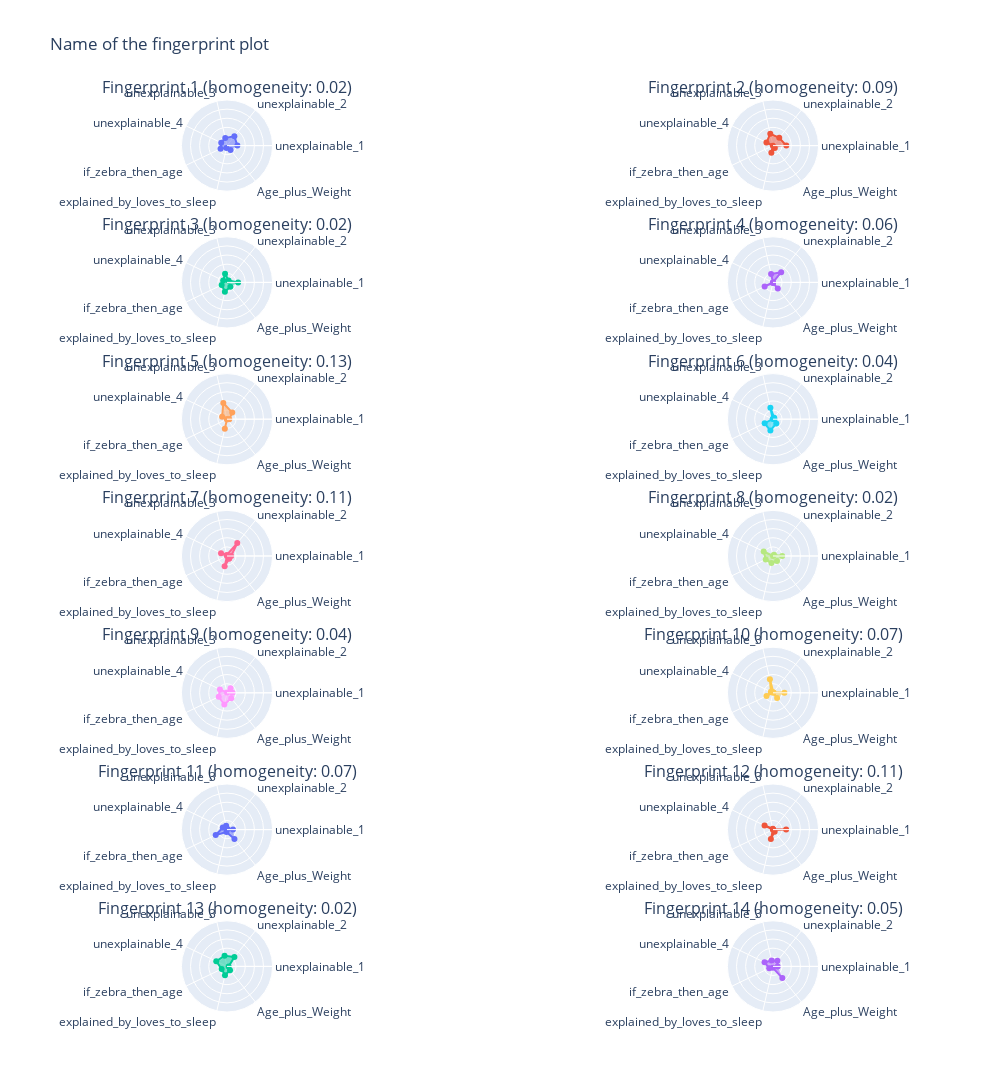

Notebook code for this chart:
### Code cell
observable_patterns_result['spider_plots']

### Figure 1 — Plotly figure (JSON) as saved in the notebook; plotly's stock layout.template omitted (floating-point values rounded to 4 significant figures)
{"data": [{"fill": "toself", "r": [0.2274, 0.2595, 0.1736, 0.1415, 0.1571, 0.05353, 0.1252], "subplot": "polar", "theta": ["unexplainable_1", "unexplainable_2", "unexplainable_3", "unexplainable_4", "if_zebra_then_age", "explained_by_loves_to_sleep", "Age_plus_Weight"], "type": "scatterpolar"}, {"fill": "toself", "r": [0.2926, 0.2193, 0.2671, 0.1595, 0.003585, 0.1626, 0.06446], "subplot": "polar2", "theta": ["unexplainable_1", "unexplainable_2", "unexplainable_3", "unexplainable_4", "if_zebra_then_age", "explained_by_loves_to_sleep", "Age_plus_Weight"], "type": "scatterpolar"}, {"fill": "toself", "r": [0.2438, 0.05585, 0.1926, 0.0935, 0.1308, 0.2084, 0.1194], "subplot": "polar3", "theta": ["unexplainable_1", "unexplainable_2", "unexplainable_3", "unexplainable_4", "if_zebra_then_age", "explained_by_loves_to_sleep", "Age_plus_Weight"], "type": "scatterpolar"}, {"fill": "toself", "r": [0, 0.2875, 0.189, 0, 0.2042, 0.01323, 0.1684], "subplot": "polar4", "theta": ["unexplainable_1", "unexplainable_2", "unexplainable_3", "unexplainable_4", "if_zebra_then_age", "explained_by_loves_to_sleep", "Age_plus_Weight"], "type": "scatterpolar"}, {"fill": "toself", "r": [0.04955, 0.1848, 0.3648, 0.119, 0, 0.213, 0], "subplot": "polar5", "theta": ["unexplainable_1", "unexplainable_2", "unexplainable_3", "unexplainable_4", "if_zebra_then_age", "explained_by_loves_to_sleep", "Age_plus_Weight"], "type": "scatterpolar"}, {"fill": "toself", "r": [0.03208, 0.04182, 0.2563, 0.008673, 0.2036, 0.2563, 0.1171], "subplot": "polar6", "theta": ["unexplainable_1", "unexplainable_2", "unexplainable_3", "unexplainable_4", "if_zebra_then_age", "explained_by_loves_to_sleep", "Age_plus_Weight"], "type": "scatterpolar"}, {"fill": "toself", "r": [0.09164, 0.3615, 0.02417, 0.1453, 0.0004902, 0.2329, 0.07727], "subplot": "polar7", "theta": ["unexplainable_1", "unexplainable_2", "unexplainable_3", "unexplainable_4", "if_zebra_then_age", "explained_by_loves_to_sleep", "Age_plus_Weight"], "type": "scatterpolar"}, {"fill": "toself", "r": [0.2014, 0.03535, 0, 0.2269, 0.177, 0.1549, 0.142], "subplot": "polar8", "theta": ["unexplainable_1", "unexplainable_2", "unexplainable_3", "unexplainable_4", "if_zebra_then_age", "explained_by_loves_to_sleep", "Age_plus_Weight"], "type": "scatterpolar"}, {"fill": "toself", "r": [0.1224, 0.1254, 0.004868, 0.1724, 0.2009, 0.2636, 0.1499], "subplot": "polar9", "theta": ["unexplainable_1", "unexplainable_2", "unexplainable_3", "unexplainable_4", "if_zebra_then_age", "explained_by_loves_to_sleep", "Age_plus_Weight"], "type": "scatterpolar"}, {"fill": "toself", "r": [0.2503, 0.01454, 0.3053, 0.05096, 0.1574, 0, 0.1441], "subplot": "polar10", "theta": ["unexplainable_1", "unexplainable_2", "unexplainable_3", "unexplainable_4", "if_zebra_then_age", "explained_by_loves_to_sleep", "Age_plus_Weight"], "type": "scatterpolar"}, {"fill": "toself", "r": [0.1318, 0.01889, 0.08442, 0.1022, 0.2756, 0.05462, 0.2615], "subplot": "polar11", "theta": ["unexplainable_1", "unexplainable_2", "unexplainable_3", "unexplainable_4", "if_zebra_then_age", "explained_by_loves_to_sleep", "Age_plus_Weight"], "type": "scatterpolar"}, {"fill": "toself", "r": [0.288, 0, 0.01693, 0.2056, 0.0003023, 0.2089, 0.05792], "subplot": "polar12", "theta": ["unexplainable_1", "unexplainable_2", "unexplainable_3", "unexplainable_4", "if_zebra_then_age", "explained_by_loves_to_sleep", "Age_plus_Weight"], "type": "scatterpolar"}, {"fill": "toself", "r": [0.03552, 0.2611, 0.2408, 0.2614, 0.1306, 0.1979, 0.1062], "subplot": "polar13", "theta": ["unexplainable_1", "unexplainable_2", "unexplainable_3", "unexplainable_4", "if_zebra_then_age", "explained_by_loves_to_sleep", "Age_plus_Weight"], "type": "scatterpolar"}, {"fill": "toself", "r": [0.1031, 0.1555, 0.1338, 0.2059, 0.09283, 0.02862, 0.328], "subplot": "polar14", "theta": ["unexplainable_1", "unexplainable_2", "unexplainable_3", "unexplainable_4", "if_zebra_then_age", "explained_by_loves_to_sleep", "Age_plus_Weight"], "type": "scatterpolar"}], "layout": {"annotations": [{"font": {"size": 16}, "showarrow": false, "text": "Fingerprint 1 (homogeneity: 0.02)", "x": 0.175, "xanchor": "center", "xref": "paper", "y": 1, "yanchor": "bottom", "yref": "paper"}, {"font": {"size": 16}, "showarrow": false, "text": "Fingerprint 2 (homogeneity: 0.09)", "x": 0.825, "xanchor": "center", "xref": "paper", "y": 1, "yanchor": "bottom", "yref": "paper"}, {"font": {"size": 16}, "showarrow": false, "text": "Fingerprint 3 (homogeneity: 0.02)", "x": 0.175, "xanchor": "center", "xref": "paper", "y": 0.85, "yanchor": "bottom", "yref": "paper"}, {"font": {"size": 16}, "showarrow": false, "text": "Fingerprint 4 (homogeneity: 0.06)", "x": 0.825, "xanchor": "center", "xref": "paper", "y": 0.85, "yanchor": "bottom", "yref": "paper"}, {"font": {"size": 16}, "showarrow": false, "text": "Fingerprint 5 (homogeneity: 0.13)", "x": 0.175, "xanchor": "center", "xref": "paper", "y": 0.7, "yanchor": "bottom", "yref": "paper"}, {"font": {"size": 16}, "showarrow": false, "text": "Fingerprint 6 (homogeneity: 0.04)", "x": 0.825, "xanchor": "center", "xref": "paper", "y": 0.7, "yanchor": "bottom", "yref": "paper"}, {"font": {"size": 16}, "showarrow": false, "text": "Fingerprint 7 (homogeneity: 0.11)", "x": 0.175, "xanchor": "center", "xref": "paper", "y": 0.55, "yanchor": "bottom", "yref": "paper"}, {"font": {"size": 16}, "showarrow": false, "text": "Fingerprint 8 (homogeneity: 0.02)", "x": 0.825, "xanchor": "center", "xref": "paper", "y": 0.55, "yanchor": "bottom", "yref": "paper"}, {"font": {"size": 16}, "showarrow": false, "text": "Fingerprint 9 (homogeneity: 0.04)", "x": 0.175, "xanchor": "center", "xref": "paper", "y": 0.4, "yanchor": "bottom", "yref": "paper"}, {"font": {"size": 16}, "showarrow": false, "text": "Fingerprint 10 (homogeneity: 0.07)", "x": 0.825, "xanchor": "center", "xref": "paper", "y": 0.4, "yanchor": "bottom", "yref": "paper"}, {"font": {"size": 16}, "showarrow": false, "text": "Fingerprint 11 (homogeneity: 0.07)", "x": 0.175, "xanchor": "center", "xref": "paper", "y": 0.25, "yanchor": "bottom", "yref": "paper"}, {"font": {"size": 16}, "showarrow": false, "text": "Fingerprint 12 (homogeneity: 0.11)", "x": 0.825, "xanchor": "center", "xref": "paper", "y": 0.25, "yanchor": "bottom", "yref": "paper"}, {"font": {"size": 16}, "showarrow": false, "text": "Fingerprint 13 (homogeneity: 0.02)", "x": 0.175, "xanchor": "center", "xref": "paper", "y": 0.1, "yanchor": "bottom", "yref": "paper"}, {"font": {"size": 16}, "showarrow": false, "text": "Fingerprint 14 (homogeneity: 0.05)", "x": 0.825, "xanchor": "center", "xref": "paper", "y": 0.1, "yanchor": "bottom", "yref": "paper"}], "height": 3500, "paper_bgcolor": "rgba(0, 0, 0, 0)", "plot_bgcolor": "rgba(0, 0, 0, 0)", "polar": {"domain": {"x": [0, 0.35], "y": [0.9, 1]}, "radialaxis": {"range": [0, 1], "showticklabels": false, "visible": true}}, "polar10": {"domain": {"x": [0.65, 1.0], "y": [0.3, 0.4]}, "radialaxis": {"range": [0, 1], "showticklabels": false, "visible": true}}, "polar11": {"domain": {"x": [0, 0.35], "y": [0.15, 0.25]}, "radialaxis": {"range": [0, 1], "showticklabels": false, "visible": true}}, "polar12": {"domain": {"x": [0.65, 1.0], "y": [0.15, 0.25]}, "radialaxis": {"range": [0, 1], "showticklabels": false, "visible": true}}, "polar13": {"domain": {"x": [0, 0.35], "y": [0, 0.1]}, "radialaxis": {"range": [0, 1], "showticklabels": false, "visible": true}}, "polar14": {"domain": {"x": [0.65, 1.0], "y": [0, 0.1]}, "radialaxis": {"range": [0, 1], "showticklabels": false, "visible": true}}, "polar2": {"domain": {"x": [0.65, 1.0], "y": [0.9, 1]}, "radialaxis": {"range": [0, 1], "showticklabels": false, "visible": true}}, "polar3": {"domain": {"x": [0, 0.35], "y": [0.75, 0.85]}, "radialaxis": {"range": [0, 1], "showticklabels": false, "visible": true}}, "polar4": {"domain": {"x": [0.65, 1.0], "y": [0.75, 0.85]}, "radialaxis": {"range": [0, 1], "showticklabels": false, "visible": true}}, "polar5": {"domain": {"x": [0, 0.35], "y": [0.6, 0.7]}, "radialaxis": {"range": [0, 1], "showticklabels": false, "visible": true}}, "polar6": {"domain": {"x": [0.65, 1.0], "y": [0.6, 0.7]}, "radialaxis": {"range": [0, 1], "showticklabels": false, "visible": true}}, "polar7": {"domain": {"x": [0, 0.35], "y": [0.45, 0.55]}, "radialaxis": {"range": [0, 1], "showticklabels": false, "visible": true}}, "polar8": {"domain": {"x": [0.65, 1.0], "y": [0.45, 0.55]}, "radialaxis": {"range": [0, 1], "showticklabels": false, "visible": true}}, "polar9": {"domain": {"x": [0, 0.35], "y": [0.3, 0.4]}, "radialaxis": {"range": [0, 1], "showticklabels": false, "visible": true}}, "showlegend": false, "title": {"text": "Name of the fingerprint plot"}, "width": 1000}}
